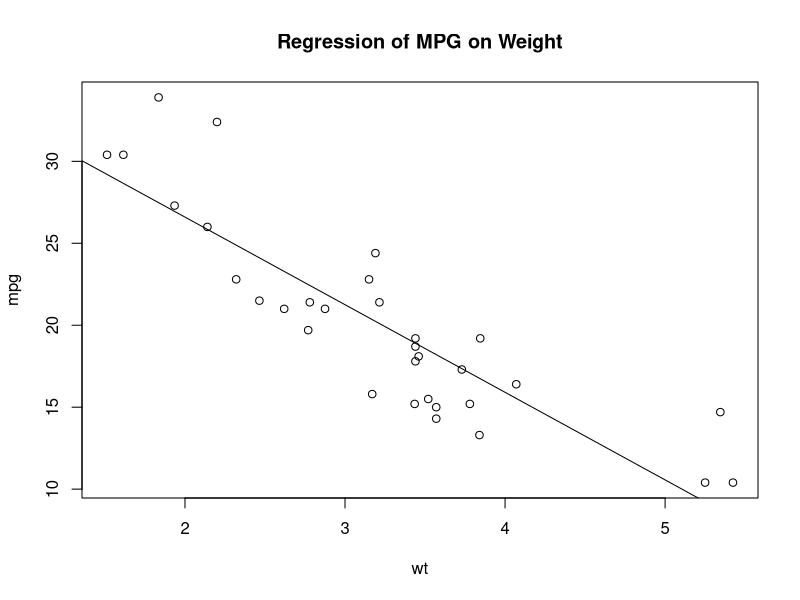
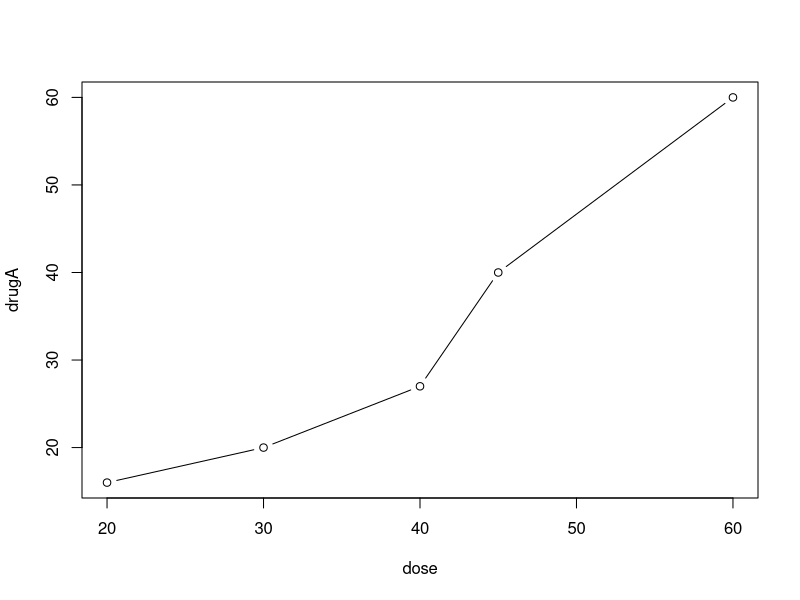
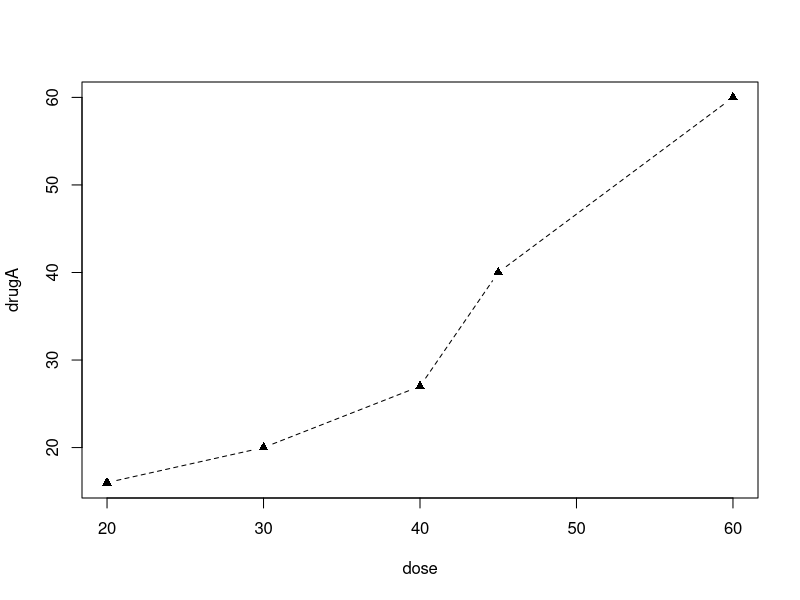
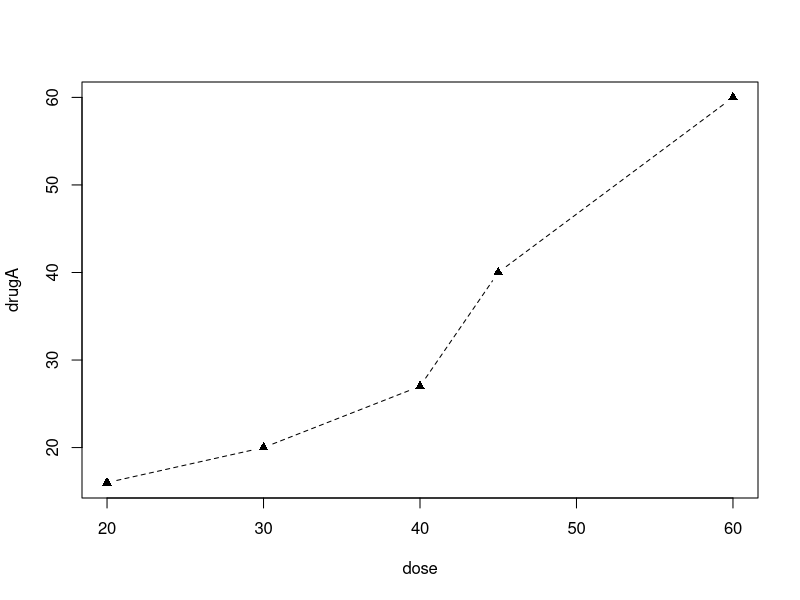
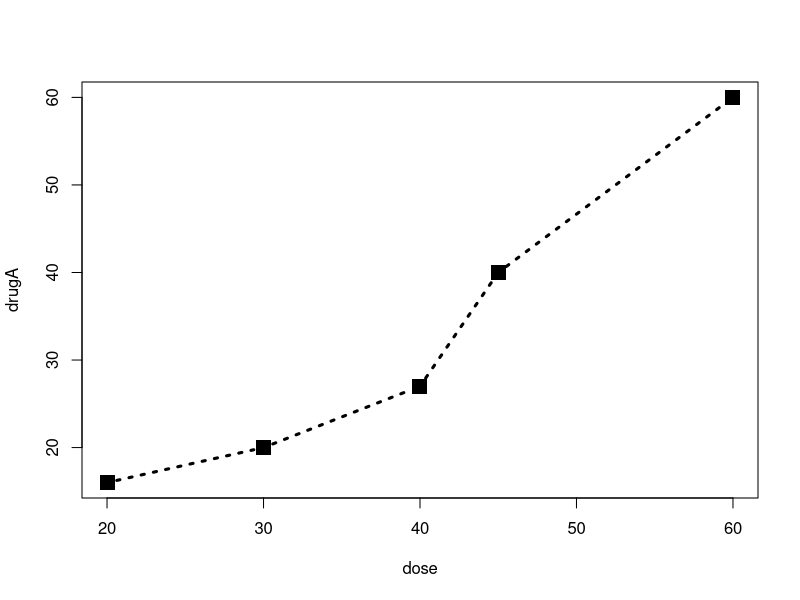
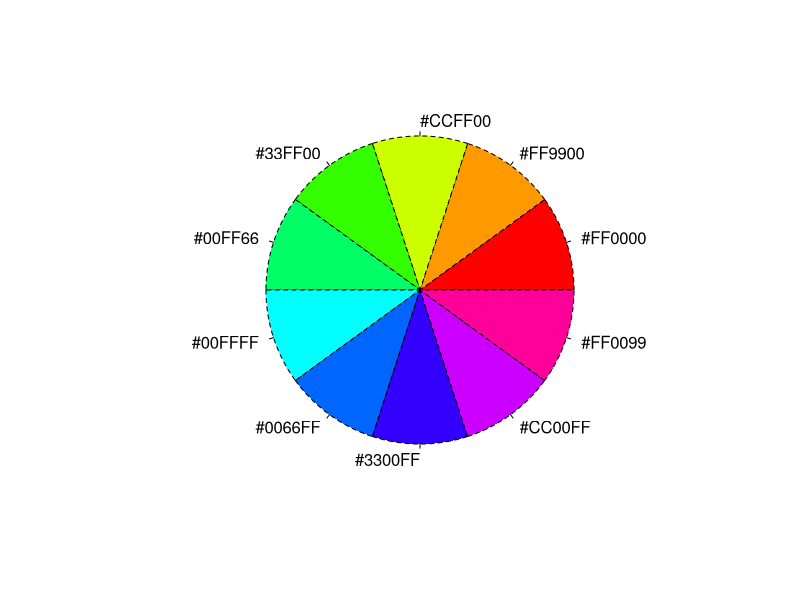
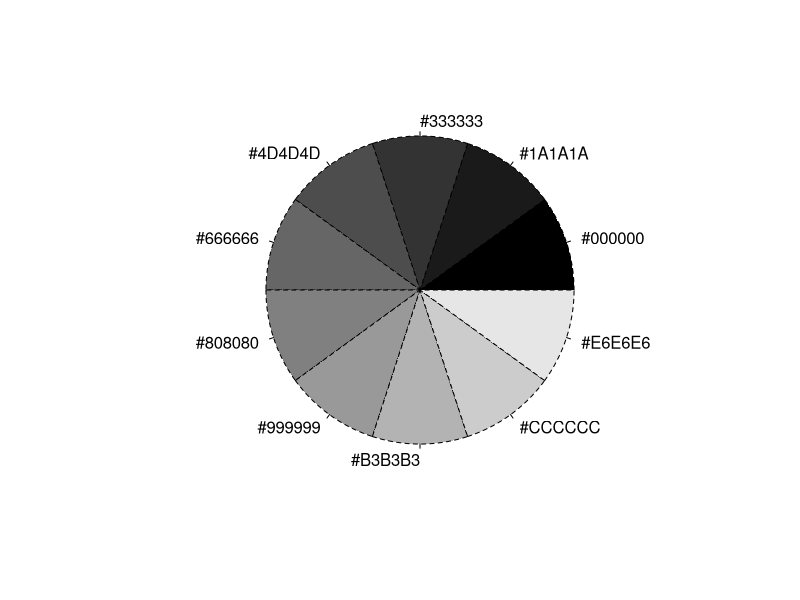
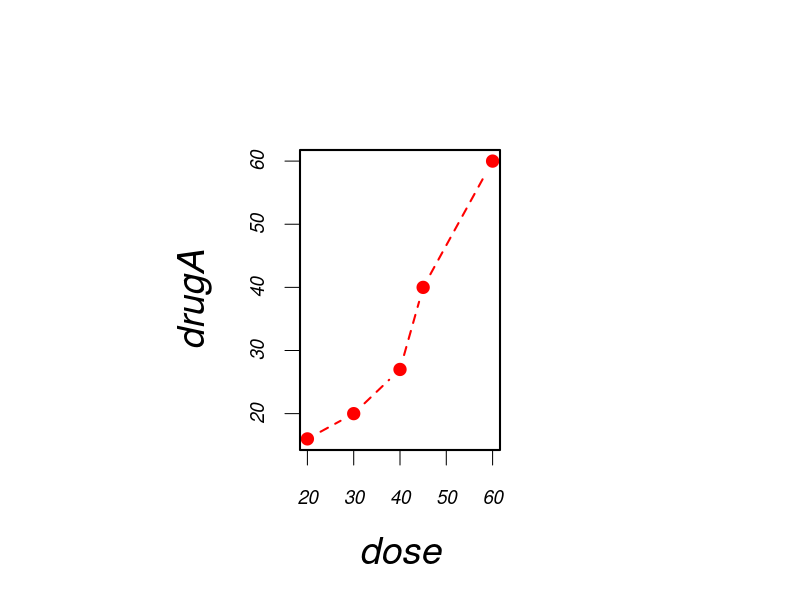

Write the R code that produced these figures, in order. (Note: this script raises an error after producing the figures.)
#Getting started with graphs
#3.1 - Working with Gtaphs
attach(mtcars)
plot(wt,mpg)
abline(lm(mpg~wt))
title("Regression of MPG on Weight")
detach(mtcars)
#The first statement attaches the data frame mtcars.

#The second statement opens a graphics window and generates a scatter plot between 
#automobile weight on the horizontal axis and miles per gallon on the vertical axis. 

#The third statement adds a line of best fit. 
#The fourth statement adds a title. 
#The final statement detaches the data frame.

# To save a graph via code, sandwich the statements that produce 
#the graph between a statement that sets
# a destination and a statement that closes that destination. 
#Example Below :-

pdf("mygraph.pdf")
attach(mtcars)
plot(wt,mpg)
abline(lm(mpg~wt))
title("Regression of MPG on Weight")
detach(mtcars)
dev.off()

# In addition to pdf(), you can use the functions win.metafile(), png(), jpeg(),
# bmp(), tiff(), xfig(), and postscript() to save graphs in other formats
jpeg("mygraph.jpg")
attach(mtcars)
plot(wt,mpg)
abline(lm(mpg~wt))
title("Regression of MPG on Weight")
detach(mtcars)
dev.off()

# Saving graphs via the GUI will be platform specific. On a Windows platform, select
# File > Save As from the graphics window, and choose the format and location desired
# in the resulting dialog. On a Mac, choose File > Save As from the menu bar when the
# Quartz graphics window is highlighted. The only output format provided is PDF. On
# a Unix platform, the graphs must be saved via code. In appendix A, we’ll consider
# alternative GUIs for each platform that will give you more options.
# Creating a new graph by issuing a high-level plotting command such as plot(),
# hist() (for histograms), or boxplot() will typically overwrite a previous graph. How
# can you create more than one graph and still have access to each? There are several
# methods.
# First, you can open a new graph window before creating a new graph:
#   dev.new()
# statements to create graph 1
# dev.new()
# statements to create a graph 2
# etc.
# Each new graph will appear in the most recently opened window.
# Second, you can access multiple graphs via the GUI. On a Mac platform, you can
# step through the graphs at any time using Back and Forward on the Quartz menu. On
# a Windows platform, you must use a two-step process. After opening the first graph
# window, choose History > Recording. Then use the Previous and Next menu items to
# step through the graphs that are created.
# Third and finally, you can use the functions dev.new(), dev.next(), dev.prev(),
# dev.set(), and dev.off() to have multiple graph windows open at one time and
# choose which output are sent to which windows. This approach works on any platform.
# See help(dev.cur) for details on this approach.

#-------------------------------------------------------------------------------------------------------#

#3.2 - A simple example
# Table 3.1 Patient response to two drugs at five dosage levels
# Dosage Response to Drug A Response to Drug B
# 20 16 15
# 30 20 18
# 40 27 25
# 45 40 31
# 60 60 40

dose <- c(20,30,40,45,60)
drugA <- c(16,20,27,40,60)
drugB <- c(15,18,25,31,40)

# A simple line graph relating dose to response for drug A can be created using
#plot() is a generic function that plots objects in R.

plot(dose,drugA,type = "b")

#plot(x,y,type = "b")
# places x on the horizontal axis and y on the vertical axis, plots the (x, y) data points, and connects
# them with line segments. The option type="b" indicates that both points and lines
# should be plotted. Use help(plot) to view other options.

#---------------------------------------------------------------------------------------------------------------------------#

#3.3 - Graphical Parameters

# You can customize many features of a graph (fonts, colors, axes, titles) through options
# called graphical parameters

# One way is to specify these options through the par() function. Values set in this
# manner will be in effect for the rest of the session or until they’re changed. The
# format is par(optionname=value, optionname=value, ...). Specifying par()
# without parameters produces a list of the current graphical settings. Adding the
# no.readonly=TRUE option produces a list of current graphical settings that can be
# modified.

# Continuing our example, let’s say that you’d like to use a solid triangle rather than
# an open circle as your plotting symbol, and connect points using a dashed line rather
# than a solid line. You can do so with the following code :

opar <- par(no.readonly = TRUE)
par(lty=2,pch=17)
plot(dose,drugA,type = "b")
par(opar)

# The first statement makes a copy of the current settings. 
#The second statement changes the default line type to dashed (lty=2) and the default symbol for plotting
#points to a solid triangle (pch=17). You then generate the plot and restore the original
#settings. Line types and symbols are covered in section 3.3.1.

# You can have as many par() functions as desired, so par(lty=2, pch=17) could
# also have been written as
par(lty=2)
par(pch=17)

# A second way to specify graphical parameters is by providing the optionname=value
# pairs directly to a high-level plotting function. In this case, the options are only in effect
# for that specific graph. You could’ve generated the same graph with the code.

plot(dose,drugA,type = "b",lty=2,pch=17)

# Not all high-level plotting functions allow you to specify all possible graphical parameters.
# See the help for a specific plotting function (such as ?plot, ?hist, or ?boxplot)
#   to determine which graphical parameters can be set in this way. The remainder of section
# 3.3 describes many of the important graphical parameters that you can set.

#----------------------------------------------------------------------------------------------------#

#3.3.1 - Symbols and Lines

# As you’ve seen, you can use graphical parameters to specify the plotting symbols and
# lines used in your graphs. The relevant parameters are shown below :-

#pch - Specifies the symbol to use when plotting points. pch has 25 options (0-25)

#cex - Specifies the symbol size. cex is a number indicating the amount by which
# plotting symbols should be scaled relative to the default. 1=default, 1.5 is 50%
# larger, 0.5 is 50% smaller, and so forth.

#lty - Specifies the line type. lty has 6 options (1-6) 

#lwd - Specifies the line width. lwd is expressed relative to the default (default=1).
#For example, lwd=2 generates a line twice as wide as the default.

plot(dose,drugA,type = "b",lty=3,lwd=3,pch=15,cex=2)

# would produce a plot with a dotted line that was three times wider than the default
# width, connecting points displayed as filled squares that are twice as large as the default
# symbol size.

#--------------------------------------------------------------------------------------------------------#

#3.3.2 - Colors

#There are several color-related parameters in R. Parameters shown below - 

#col - Default plotting color. Some functions (such as lines and pie) accept a vector
# of values that are recycled. For example, if col=c(“red”, “blue”)and
# three lines are plotted, the first line will be red, the second blue, and the
# third red.

#col.axis - Color for axis text.
#col.lab - Color for axis labels.
#col.main - Color for titles.
#col.sub - Color for subtitles.
#fg - The plot’s foreground color.
#bg - The plot’s background color.

# You can specify colors in R by index, name, hexadecimal, RGB, or HSV. For example,
# col=1, col="white", col="#FFFFFF", col=rgb(1,1,1), and col=hsv(0,0,1) are
# equivalent ways of specifying the color white. The function rgb()creates colors based
# on red-green-blue values, whereas hsv() creates colors based on hue-saturation values.
# See the help feature on these functions for more details.

# The function colors() returns all available color names. Earl F. Glynn has created
# an excellent online chart of R colors, available at http://research.stowers-institute.
# org/efg/R/Color/Chart. R also has a number of functions that can be used to create
# vectors of contiguous colors. These include rainbow(), heat.colors(), terrain.
# colors(), topo.colors(), and cm.colors(). For example, rainbow(10) produces
# 10 contiguous “rainbow" colors. Gray levels are generated with the gray() function. In
# this case, you specify gray levels as a vector of numbers between 0 and 1. gray(0:10/10)
# would produce 10 gray levels. Try the code -

n <- 10
mycolors <- rainbow(n)
pie(rep(1,n),labels = mycolors,col = mycolors)
mygrays <- gray(0:n/n)
pie(rep(1,n),labels = mygrays,col = mygrays)

# to see how this works. You’ll see examples that use color parameters throughout this
# chapter.

#-----------------------------------------------------------------------------------------------------------#

#3.3.3 - Text characterstics

# Graphic parameters are also used to specify text size, font, and style. Parameters controlling
# text size are explained - 

#Parameters specifying text size - 

#cex - Number indicating the amount by which plotted text should be scaled relative
#to the default. 1=default, 1.5 is 50% larger, 0.5 is 50% smaller, etc.

#cex.axis - Magnification of axis text relative to cex.
#cex.lab - Magnification of axis labels relative to cex
#cex.main - Magnification of titles relative to cex
#cex.sub - Magnification of subtitles relative to cex.

#For example, all graphs created after the statement

par(font.lab=3,cex.lab=1.5,font.main=4,cex.main=2)

# will have italic axis labels that are 1.5 times the default text size, and bold italic titles
# that are twice the default text size.

#Parameters specifying font family, size and style.

#font - Integer specifying font to use for plotted text.. 1=plain, 2=bold, 3=italic,
#4=bold italic, 5=symbol

#font.axis - Font for axis text
#font.lab - Font for axis labels.
#font.main - Font for titles.
#font.sub - Font for subtitles.
#ps - Font point size (roughly 1/72 inch).
#The text size = ps*cex.

#family - Font family for drawing text. Standard values are serif, sans, and mono

# Whereas font size and style are easily set, font family is a bit more complicated. This is
# because the mapping of serif, sans, and mono are device dependent. For example, on
# Windows platforms, mono is mapped to TT Courier New, serif is mapped to TT Times
# New Roman, and sans is mapped to TT Arial (TT stands for True Type). If you’re satisfied
# with this mapping, you can use parameters like family="serif" to get the results
# you want. If not, you need to create a new mapping. On Windows, you can create this
# mapping via the windowsFont() function. For example, after issuing the statement
# windowsFonts(
#   A=windowsFont("Arial Black"),
#   B=windowsFont("Bookman Old Style"),
#   C=windowsFont("Comic Sans MS")
# )
# you can use A, B, and C as family values. In this case, par(family="A") will specify an
# Arial Black font. (Listing 3.2 in section 3.4.2 provides an example of modifying text
#                    parameters.) Note that the windowsFont() function only works for Windows. On a
# Mac, use quartzFonts() instead.
# If graphs will be output in PDF or PostScript format, changing the font
# family is relatively straightforward. For PDFs, use names(pdfFonts())to find
# out which fonts are available on your system and pdf(file="myplot.pdf",
#                                                      family="fontname") to generate the plots. For graphs that are output in PostScript
# format, use names(postscriptFonts()) and postscript(file="myplot.ps",
# family="fontname"). See the online help for more information.


#-------------------------------------------------------------------------------------------------------------------------#

#3.3.4 - Graph and Margin Dimensions

#you can control the plot dimensions and margin sizes using the parameters
#listed below - 

#Parameters for graph and margin dimensions

#pin - Plot dimensions (width, height) in inches.

#mai - Numerical vector indicating margin size where c(bottom, left, top, right) is
#expressed in inches.

#mar - Numerical vector indicating margin size where c(bottom, left, top, right) is
#expressed in lines. The default is c(5, 4, 4, 2) + 0.1.

#The code

par(pin=c(4,3),mai=c(1,.5,1,.2))

# produces graphs that are 4 inches wide by 3 inches tall, with a 1-inch margin on the
# bottom and top, a 0.5-inch margin on the left, and a 0.2-inch margin on the right.
# For a complete tutorial on margins, see Earl F. Glynn’s comprehensive online tutorial
# (http://research.stowers-institute.org/efg/R/Graphics/Basics/mar-oma/).

#Let’s use the options we’ve covered so far to enhance our simple example. The code
#in the following listing produces the graphs

dose <- c(20,30,40,45,60)
drugA <- c(16,20,27,40,60)
drugB <- c(15,18,25,31,40)
opar <- par(no.readonly = TRUE)
par(pin=c(2,3))
par(lwd=2,cex=1.5)
par(cex.axis=.75,font.axis=3)
plot(dose,drugA,type = "b",pch=19,lty=2,col="red")
plot(dose,drugB,type = "b",pch=23,lty=6,col="blue",bg="green")
par(opar)

#----------------------------------------------------------------------------------------#

#3.4 - Adding text,customized axis and legends

# Many high-level plotting functions (for example, plot, hist, boxplot) allow you to
# include axis and text options, as well as graphical parameters. For example, the following
# adds a title (main), subtitle (sub), axis labels (xlab, ylab), and axis ranges (xlim,
#     ylim). The results are presented in figure - 

plot(dose,drugA,type = "b",
     col="red",lty=2,pch=2,lwd=2,
     main = "Clinical Trials for Drug A",
     sub = "This is hypothetical data",
     xlab = "Dosage",ylab = "Drug Response",
     xlim = c(0,60),ylim = c(0,70))

# Again, not all functions allow you to add these options. See the help for the function
# of interest to see what options are accepted. For finer control and for modularization,
# you can use the functions described in the remainder of this section to control titles,
# axes, legends, and text annotations.
# NoTe Some high-level plotting functions include default titles and labels. You
# can remove them by adding ann=FALSE in the plot() statement or in a
# separate par() statement.

#--------------------------------------------------------------------------------------------------------#

#3.4.1 - Titles

#Use the title() function to add title and axis labels to a plot. The format is
#title(main="main title", sub="sub-title",
#      xlab="x-axis label", ylab="y-axis label")

# Graphical parameters (such as text size, font, rotation, and color) can also be specified
# in the title() function. For example, the following produces a red title and a blue
# subtitle, and creates green x and y labels that are 25 percent smaller than the default
# text size:
# title(main="My Title", col.main="red",
#       sub="My Sub-title", col.sub="blue",
#       xlab="My X label", ylab="My Y label",
#       col.lab="green", cex.lab=0.75)

#---------------------------------------------------------------------------------------------------------#

#3.4.2 - Axes

# Rather than using R’s default axes, you can create custom axes with the axis() function.
# The format is
# axis(side, at=, labels=, pos=, lty=, col=, las=, tck=, ...)
# where each parameter is described below - 

# Side - An integer indicating the side of the graph to draw the axis
#(1=bottom, 2=left, 3=top, 4=right).

# at - A numeric vector indicating where tick marks should be drawn.

#labels - A character vector of labels to be placed at the tick marks
#(if NULL, the at values will be used).

#pos - The coordinate at which the axis line is to be drawn
#(that is, the value on the other axis where it crosses).

#lty - line type

#col - the line and tick mark color

#las - Labels are parallel (=0) or perpendicular (=2) to the axis.

#tck - Length of tick mark as a fraction of the plotting region (a negative number is
# outside the graph, a positive number is inside, 0 suppresses ticks, 1 creates
# gridlines); the default is –0.01.

#(..) - Other graphical parameters.

#An Example of custom axes

x <- c(1:10) #specify data
y <-x
z <- 10/x

opar <- par(no.readonly = TRUE)

par(mar=c(5,4,4,8)+0.1) #Increase margins #where c(bottom,left,top,right)

plot(x,y,type = "b",pch=21,col="red",yaxt="n",lty=3,ann = FALSE) #Plot x versus y

lines(x,z,type = "b",pch=22,col="blue",lty=2) #Add x versus 1/x or z line

axis(2,at=y,labels = y,col.axis="red",las=2) #Draw your axes

axis(4,at=z,labels = round(z,digits = 2),
     col.axis = "blue",las=2,cex.axis=0.7,tck=-.01)

mtext("z=10/x",side = 4,line = 3,cex.lab=1,las=2,col = "blue") #add titles and add text
?mtext

title("An Example of Creative Axes",xlab = "X values",ylab = "Y=X")
par(opar)

#MiNoR TiCk MARks

# library(Hmisc)
# minor.tick(nx=n,ny=n,tick.ratio=n)

#where nx and ny specify the number of intervals in which to divide the area between
# major tick marks on the x-axis and y-axis, respectively. tick.ratio is the size of the
# minor tick mark relative to the major tick mark. The current length of the major tick
# mark can be retrieved using par("tck"). For example, the following statement will
# add one tick mark between each major tick mark on the x-axis and two tick marks between
# each major tick mark on the y-axis :-

# minor.tick(nx=2, ny=3, tick.ratio=0.5)

# The length of the tick marks will be 50 percent as long as the major tick marks. An
# example of minor tick marks is given in the next section 

#---------------------------------------------------------------------------------------------------------------#

#3.4.3 - Reference Lines

#The abline() function is used to add reference lines to our graph. The format is

#abline(h=yvalues, v=xvalues)

#Other graphical parameters (such as line type, color, and width) can also be specified
#in the abline() function. For example:

#  abline(h=c(1,5,7))

#adds solid horizontal lines at y = 1, 5, and 7

#whereas the code:

#abline(v=seq(1, 10, 2), lty=2, col="blue")

#adds dashed blue vertical lines at x = 1, 3, 5, 7, and 9.

#-----------------------------------------------------------------------------------------------#

#3.4.4 - Legend

# When more than one set of data or group is incorporated into a graph, a legend can
# help you to identify what’s being represented by each bar, pie slice, or line. A legend
# can be added (not surprisingly) with the legend() function. The format is

#legend(location, title, legend, ...)

#The common options are described in table below - 

#location - There are several ways to indicate the location of the legend. You can
# give an x,y coordinate for the upper-left corner of the legend. You can use
# locator(1), in which case you use the mouse to indicate the location of
# the legend. You can also use the keywords bottom, bottomleft, left,
# topleft, top, topright, right, bottomright, or center to place
# the legend in the graph. If you use one of these keywords, you can also use
# inset= to specify an amount to move the legend into the graph (as fraction
#                                                               of plot region).

#title - A character string for the legend title (optional).

#legend - A character vector with the labels.

#(...) - Other options. If the legend labels colored lines, specify col= and a
# vector of colors. If the legend labels point symbols, specify pch= and a
# vector of point symbols. If the legend labels line width or line style, use
# lwd= or lty= and a vector of widths or styles. To create colored boxes for
# the legend (common in bar, box, or pie charts), use fill= and a vector of
# colors.

# Other common legend options include bty for box type, bg for background color, cex
# for size, and text.col for text color. Specifying horiz=TRUE sets the legend horizontally
# rather than vertically. For more on legends, see help(legend). The examples in
# the help file are particularly informative.


##Let's take a look at an example using our drug data. Again you'll use a number of
#features that we have covered up to this point.

dose <- c(20,30,40,45,60)
drugA <- c(16,20,27,40,60)
drugB <- c(15,18,25,31,40)

opar <- par(no.readonly = TRUE)

par(lwd=2,cex=1.5,font.lab=2) #Increase line, text, symbol, label size

plot(dose,drugA,type = "b",
     pch=15,lty=1,col="red",ylim = c(0,60),
     main="Drug A vs Drug B",
     xlab="Drug Dosage",ylab="Drug Response")


lines(dose,drugB,type = "b",
      pch=17,lty=2,col="blue")


abline(h=c(30),lwd=1.5,lty=2,col="grey")

#library(Hmisc)

minor.tick(nx=3,ny=3,tick.ratio = 0.5)

#legend("top",inset=.02,title ="Drug Type",c("A","B"),
#      lty=c(1,2),pch=c(15,17),col=c("red","blue"))

legend("topleft", inset=.05, title="Drug Type", c("A","B"),
       lty=c(1, 2), pch=c(15, 17), col=c("red", "blue"))
par(opar)

#----------------------------------------------------------------------------------#

#3.4.5 - Text Annotations

# Text can be added to graphs using the text() and mtext() functions. text() places
# text within the graph whereas mtext() places text in one of the four margins. The
# formats are
# text(location, "text to place", pos, ...)
# mtext("text to place", side, line=n, ...)

# Common options ar described below ;-

#location - Location can be an x,y coordinate. Alternatively, the text can be placed
#interactively via mouse by specifying location as locator(1).

#pos - Position relative to location. 1 = below, 2 = left, 3 = above, 4 = right. If you
#specify pos, you can specify offset= in percent of character width.

#side - Which margin to place text in, where 1 = bottom, 2 = left, 3 = top, 4 = right.
# You can specify line= to indicate the line in the margin starting with 0 (closest
# to the plot area) and moving out. You can also specify adj=0 for left/bottom
# alignment or adj=1 for top/right alignment.

#Other common options are cex, col, and font (for size, color, and font style,
#respectively).

# The text() function is typically used for labeling points as well as for adding other
# text annotations. Specify location as a set of x, y coordinates and specify the text to
# place as a vector of labels. The x, y, and label vectors should all be the same length. An
# example is given next and the resulting graph is shown in figure :-

attach(mtcars)
plot(wt,mpg,
     main="Mileage vs. Car Weight",
     xlab = "Weight",ylab = "Mileage",
     pch=18,col="blue")

text(wt,mpg,
     row.names(mtcars),
     cex = 0.6,pos = 4,col="red")
detach(mtcars)

# Here we’ve plotted car mileage versus car weight for the 32 automobile makes provided
# in the mtcars data frame. The text() function is used to add the car makes to
# the right of each data point. The point labels are shrunk by 40 percent and presented
# in red

#Second Example, the following code can be used to display font families:

opar <- par(no.readonly = TRUE)
par(cex=1.5)
plot(1:7,1:7,type = "n")
text(3,3,"Example of Default Text")
text(4,4,family="mono","Example of mono-spaced text")
text(5,5,family="serif","Example of serif text")
par(opar)


## Math Annonations

#Finally, you can add mathematical symbols and formulas to a graph using TEX-like rules.
#See help(plotmath)
help("plotmath")

#---------------------------------------------------------------------------------------------------------#

#3.5 - Combining Graphs

#R makes it easy to combine several graphs into one overall graph, using either the
#par() or layout() function.

#Note - At this point, don’t worry about the specific types of
# graphs being combined; our focus here is on the general methods used to combine
# them. The creation and interpretation of each graph type is covered in later chapters

#par() :- 

#With the par() function, you can include the graphical parameter mfrow=c(nrows,
# ncols) to create a matrix of nrows x ncols plots that are filled in by row. Alternatively,
# you can use mfcol=c(nrows, ncols) to fill the matrix by columns.

#Example - The following code creates four plots and arranges them into two rows and two columns

attach(mtcars)
opar <- par(no.readonly = TRUE)
par(mfrow=c(2,2))
plot(wt,mpg,main = "Scatter plot of wt vs. mpg")
plot(wt,disp,main = "Scatter plot of wt vs. disp")
hist(wt,main = "Histogram of wt")
boxplot(wt,main="Boxplot of wt")
par(opar)
detach(mtcars)

#Example 2 - Let's arrange 3 plots in 3 rows and 1 column - 

attach(mtcars)
opar <- par(no.readonly = TRUE)
par(mfrow=c(3,1))
par(ann=FALSE)
hist(wt)
hist(mpg)
hist(disp)
par(opar)
detach(mtcars)

# The graph is displayed in figure 3.15. Note that the high-level function hist()includes
# a default title (use main="" to suppress it, or ann=FALSE to suppress all titles and
#                  labels).


#layout() -

#The layout() function has the form layout(mat) where mat is a matrix object specifying
# the location of the multiple plots to combine. In the following code, one figure
# is placed in row 1 and two figures are placed in row 2:

attach(mtcars)
layout(matrix(c(1,1,2,3),2,2,byrow = TRUE))
hist(wt)
hist(mpg)
hist(disp)
detach(mtcars)

# Optionally, you can include widths= and heights= options in the layout()
# function to control the size of each figure more precisely. These options have the form
# widths = a vector of values for the widths of columns
# heights = a vector of values for the heights of rows
# Relative widths are specified with numeric values. Absolute widths (in centimeters) are
# specified with the lcm() function.

attach(mtcars)
layout(matrix(c(1,1,2,3),2,2,byrow = TRUE),
       widths = c(3,1), heights = c(1,2))

hist(wt)
hist(mpg)
hist(disp)
detach(mtcars)

#Creating a figure arrangement with fine control -

# There are times when you want to arrange or superimpose several figures to create
# a single meaningful plot. Doing so requires fine control over the placement of the
# figures. You can accomplish this with the fig= graphical parameter. In the following
# listing, two box plots are added to a scatter plot to create a single enhanced graph

#Fine placement of Figures in a graph -

#Setup a scatter plot :
opar <- par(no.readonly = TRUE)
par(fig=c(0,0.8,0,0.8))
plot(mtcars$wt,mtcars$mpg,
     xlab = "Miles per Gallon",
     ylab = "Car Weight")

#Add a Boxplot above :
par(fig=c(0,0.8,0.55,1),new=TRUE)
boxplot(mtcars$wt,horizontal = TRUE,axes=FALSE)

#Add a Boxplot to Right :

par(fig=c(0.65,1,0,0.8),new=TRUE)
boxplot(mtcars$mpg,axes=FALSE)

mtext("Enhanced Scatterplot",side = 3,outer = TRUE,line = -3)
par(opar)
